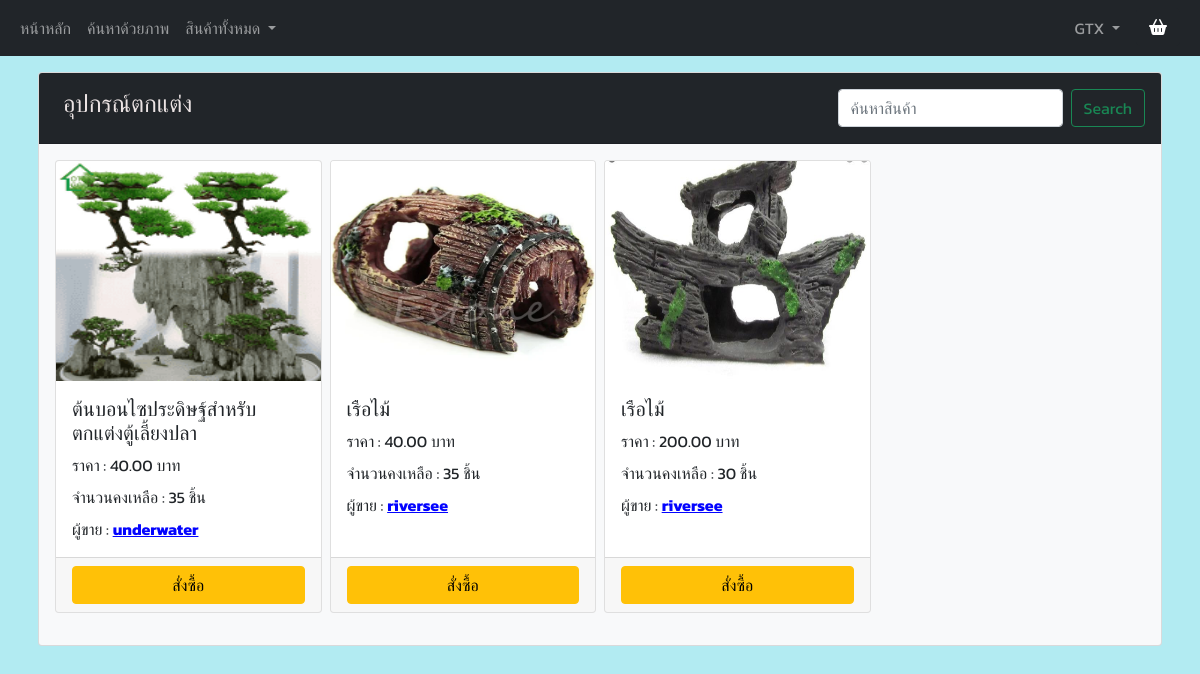
Page /accessories_product (signed in) on the committed database.
### tables this page shows
CREATE TABLE "accessories_product" (
	"accessories_ID"	INTEGER NOT NULL,
	"accessories_Name"	TEXT NOT NULL,
	"accessories_Price"	NUMERIC NOT NULL,
	"accessories_Amount"	INTEGER NOT NULL,
	"accessories_Description"	TEXT,
	"accessories_Images"	TEXT,
	"accessories_Owner"	TEXT NOT NULL,
	"time"	TEXT,
	PRIMARY KEY("accessories_ID" AUTOINCREMENT)
);

CREATE TABLE "seller" (
	"seller_ID"	TEXT,
	"seller_Firstname"	TEXT,
	"seller_Lastname"	TEXT,
	"seller_Email"	TEXT,
	"seller_Telephone"	TEXT,
	"seller_Address"	TEXT,
	"seller_Line"	TEXT,
	"seller_Facebook"	TEXT,
	"seller_Password"	TEXT,
	"seller_Storename"	TEXT,
	"seller_pic"	TEXT,
	"seller_status"	TEXT,
	"seller_status_color"	TEXT,
	PRIMARY KEY("seller_ID")
);

### app.py (the view, shortened to what this page needs)
@app.route("/accessories_product")
def accessories_product():
    if session.get("user",None) is not None:
        if session.get("role") == 'seller':
            with sqlite3.connect("mydata.db") as connect:
                cur = connect.cursor()
                cur.execute("SELECT accessories_product.*, seller.seller_Storename FROM seller INNER JOIN accessories_product ON accessories_product.accessories_Owner = seller.seller_ID order by time desc;")
                accessories_product = cur.fetchall()
                for i in range(len(accessories_product)):
                    accessories_product[i] = list(accessories_product[i])
                    accessories_product[i][2] = str('{:,.2f}'.format(accessories_product[i][2]))
                    accessories_product[i][3] = str('{:,}'.format(int(accessories_product[i][3])))
                    accessories_product[i] = tuple(accessories_product[i])
                return render_template("product_accessories_seller.html",accessories=accessories_product, seller = session['user'])

### templates/product_accessories_seller.html (shortened to what this page needs)
{% extends "header_seller.html" %}
{% block content %}
<div class="container p-1 my-0">
</div>
<div class="container p-2">
    <div class="card p-0 bg-light text-dark">
        <div class="card-header bg-dark gx-1">
            <nav class="navbar navbar-expand-lg navbar-dark bg-dark">
                <ul class="navbar-nav me-auto mb-2 mb-lg-0">
                    <li class="nav-item">
                        <h4 class="ms-2" style="color: rgb(235, 227, 227);">อุปกรณ์ตกแต่ง</h4>
                    </li>
                </ul>
                <ul class="navbar-nav">
                    <li class="nav-item">
                        <form class="d-flex" action="tool_product_search" method="POST">
                            <input class="mx-2 form-control" type="search" id="search" name="search" placeholder="ค้นหาสินค้า" aria-label="Search">
                            <button class="btn btn-outline-success" type="submit">Search</button>
                        </form>
                    </li>
                </ul>
            </nav>
        </div>
        <div class="card-body">
            <div class="row g-2">
            {%for row in accessories %}
                <div class="col-md-3 mb-3">
                    <div class="card h-100">
                        <img src={{row.5}} class="card-img-top" width="80px" height="220px">
                        <div class="card-body">
                            <h5 class="card-title">{{row.1}}</h5>
                            <p class="card-text">ราคา : {{row.2}} บาท</p>
                            <p class="card-text">จำนวนคงเหลือ : {{row.3}} ชิ้น</p>
                            <p class="card-text">ผู้ขาย :
                                <a href="/shop_fish/{{row.6}}" style="color: rgb(4, 4, 255);"><b>{{row.8}}</b></a>
                            </p>
                        </div>
                        <div class="card-footer">
                            <div class="d-grid gap-2">
                                <button type="button" class="btn btn-warning myBtn" data-bs-toggle="modal" data-bs-target="#buy_product{{row.0}}">สั่งซื้อ
                                </button>
                            </div>
                        </div>
                    </div>
                </div>
            {%endfor%}
            </div>
        </div>
    </div>
</div>
{% endblock %}

### static/css/styles.css (style rules this page uses)
p { margin-bottom: 0.5rem; }
a, p, h1, h2, h3, h4, h5, h6, .btn, label, .col-form-label, span, input, textarea, table { font-family: 'Kanit', sans-serif; }

### rows in the picture
accessories_product: shows a picture, accessories_Name "ต้นบอนไซประดิษฐ์สําหรับตกแต่งตู้เลี้ยงปลา", accessories_Price "40.00", accessories_Amount "35", seller_Storename "underwater"
accessories_product: shows a picture, accessories_Name "เรือไม้", accessories_Price "40.00", accessories_Amount "35", seller_Storename "riversee"
accessories_product: shows a picture, accessories_Name "เรือไม้", accessories_Price "200.00", accessories_Amount "30", seller_Storename "riversee"

### other values in the picture
{{ seller }} "GTX"
